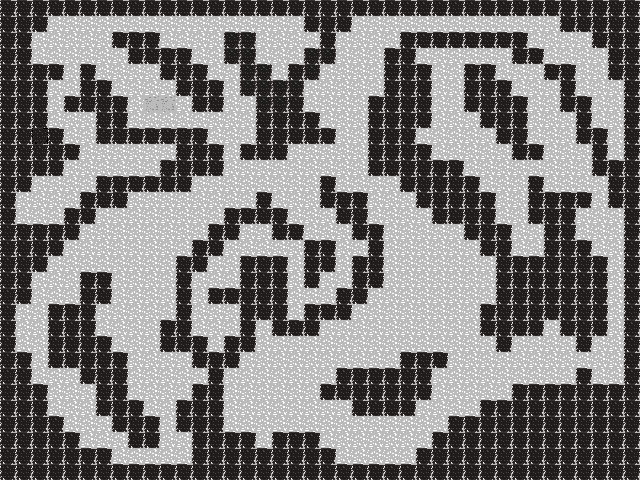

This game map was drawn from its Tiled (.tmx) file and the tilesets committed beside it. A one-line description and the trimmed map source follow:
An orthogonal 40x30 tile map with 16x16 px tiles, 2 tile layers (Background, Foreground) and 16 objects (8x enemies, 6x items, player_start, exit).

<map version="1.0" orientation="orthogonal" renderorder="right-down" width="40" height="30" tilewidth="16" tileheight="16" nextobjectid="38">
 <tileset firstgid="1" name="tiles" tilewidth="16" tileheight="16" tilecount="10" columns="10">
  <image source="tilesheet2.png" width="160" height="16" />
 </tileset>
 <layer name="Background" width="40" height="30">
  <properties>
   <property name="nocollide" value="true" />
   <property name="tileset" value="tiles" />
  </properties>
  <data>[1200 cells, 1199 non-empty, 3 distinct tile ids]</data>
 </layer>
 <layer name="Foreground" width="40" height="30">
  <properties>
   <property name="tileset" value="tiles" />
  </properties>
  <data>[1200 cells, 615 non-empty, 1 distinct tile ids]</data>
 </layer>
 <objectgroup color="#b83333" name="player start">
  <object id="19" name="start" type="player_start" x="212" y="318" width="16" height="16" />
 </objectgroup>
 <objectgroup color="#aa55ff" name="items">
  <object id="20" name="zanahoria" type="items" x="120" y="243" width="16" height="16">
   <properties>
    <property name="itemType" value="2" />
   </properties>
  </object>
  <object id="21" name="pepino" type="items" x="76" y="160" width="16" height="16">
   <properties>
    <property name="itemType" value="5" />
   </properties>
  </object>
  <object id="22" name="zapallo" type="items" x="280" y="41" width="16" height="16">
   <properties>
    <property name="itemType" value="4" />
   </properties>
  </object>
  <object id="23" name="ajo" type="items" x="518" y="235" width="16" height="16">
   <properties>
    <property name="itemType" value="1" />
   </properties>
  </object>
  <object id="24" name="papa" type="items" x="475" y="145" width="16" height="16">
   <properties>
    <property name="itemType" value="6" />
   </properties>
  </object>
  <object id="25" name="remolacha" type="items" x="168" y="439" width="16" height="16">
   <properties>
    <property name="itemType" value="7" />
   </properties>
  </object>
 </objectgroup>
 <objectgroup color="#aaaa7f" name="enemies">
  <object id="28" name="fire" type="enemies" x="72" y="43">
   <properties>
    <property name="enemyType" value="1" />
   </properties>
  </object>
  <object id="29" name="rocky" type="enemies" x="407" y="320">
   <properties>
    <property name="enemyType" value="0" />
   </properties>
  </object>
  <object id="30" name="fire" type="enemies" x="261" y="396">
   <properties>
    <property name="enemyType" value="1" />
   </properties>
  </object>
  <object id="33" name="rocky" type="enemies" x="545" y="26">
   <properties>
    <property name="enemyType" value="0" />
   </properties>
  </object>
  <object id="34" name="fire" type="enemies" x="124" y="319">
   <properties>
    <property name="enemyType" value="1" />
   </properties>
  </object>
  <object id="35" name="dark" type="enemies" x="47" y="202">
   <properties>
    <property name="enemyType" value="2" />
   </properties>
  </object>
  <object id="36" name="rocky" type="enemies" x="537.333" y="361.667">
   <properties>
    <property name="enemyType" value="0" />
   </properties>
  </object>
  <object id="37" name="dark" type="enemies" x="544.42" y="115.864">
   <properties>
    <property name="enemyType" value="2" />
   </properties>
  </object>
 </objectgroup>
 <objectgroup color="#00557f" name="exit">
  <object id="26" name="exit" type="exit" x="416" y="256" width="22" height="24" />
 </objectgroup>
</map>